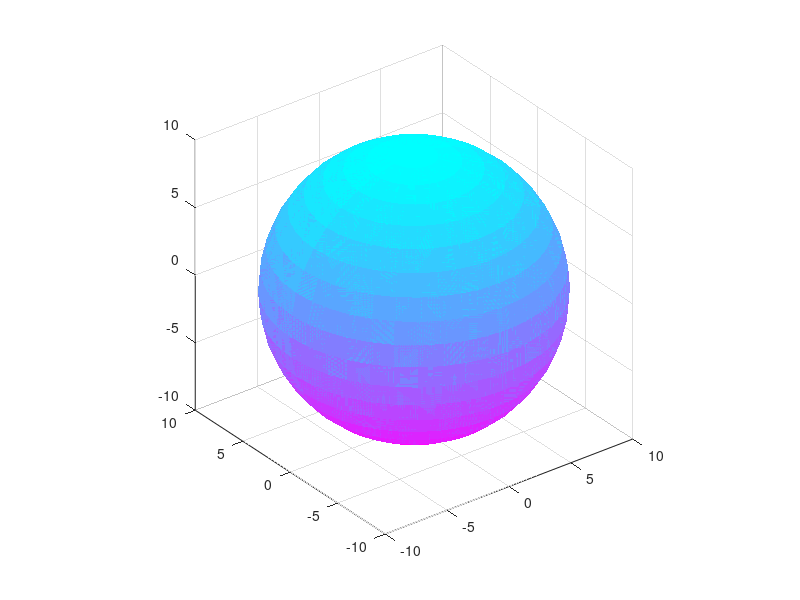

The MATLAB script that drew this image:
R = 10;
theta = 0:pi/20:2*pi;
phi = 0:pi/20:2*pi;

[THETA, PHI] = meshgrid(theta, phi);

X = R*cos(THETA).*cos(PHI);
Y = R*sin(THETA).*cos(PHI);
Z = R*sin(PHI);

plot3(X,Y,Z);
surf(X,Y,Z, -Z, 'EdgeColor', 'none');
colormap cool;
axis equal;